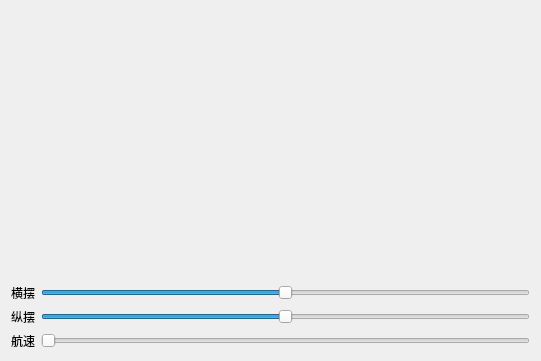
<?xml version="1.0" encoding="UTF-8"?>
<ui version="4.0">
 <class>MainWidget</class>
 <widget class="QWidget" name="MainWidget">
  <property name="geometry">
   <rect>
    <x>0</x>
    <y>0</y>
    <width>541</width>
    <height>361</height>
   </rect>
  </property>
  <property name="windowTitle">
   <string>Form</string>
  </property>
  <layout class="QVBoxLayout" name="verticalLayout">
   <item>
    <widget class="SpeedWidget" name="widget" native="true">
     <property name="sizePolicy">
      <sizepolicy hsizetype="Expanding" vsizetype="Expanding">
       <horstretch>0</horstretch>
       <verstretch>0</verstretch>
      </sizepolicy>
     </property>
    </widget>
   </item>
   <item>
    <layout class="QGridLayout" name="gridLayout">
     <item row="0" column="0">
      <widget class="QLabel" name="label">
       <property name="text">
        <string>横摆</string>
       </property>
      </widget>
     </item>
     <item row="0" column="1">
      <widget class="QSlider" name="slider_hor">
       <property name="minimum">
        <number>-10</number>
       </property>
       <property name="maximum">
        <number>10</number>
       </property>
       <property name="orientation">
        <enum>Qt::Horizontal</enum>
       </property>
      </widget>
     </item>
     <item row="1" column="0">
      <widget class="QLabel" name="label_2">
       <property name="text">
        <string>纵摆</string>
       </property>
      </widget>
     </item>
     <item row="1" column="1">
      <widget class="QSlider" name="slider_ver">
       <property name="minimum">
        <number>-10</number>
       </property>
       <property name="maximum">
        <number>10</number>
       </property>
       <property name="orientation">
        <enum>Qt::Horizontal</enum>
       </property>
      </widget>
     </item>
     <item row="2" column="0">
      <widget class="QLabel" name="label_3">
       <property name="text">
        <string>航速</string>
       </property>
      </widget>
     </item>
     <item row="2" column="1">
      <widget class="QSlider" name="slider_speed">
       <property name="orientation">
        <enum>Qt::Horizontal</enum>
       </property>
      </widget>
     </item>
    </layout>
   </item>
  </layout>
 </widget>
 <customwidgets>
  <customwidget>
   <class>SpeedWidget</class>
   <extends>QWidget</extends>
   <header location="global">speedwidget.h</header>
   <container>1</container>
  </customwidget>
 </customwidgets>
 <resources/>
 <connections/>
</ui>
